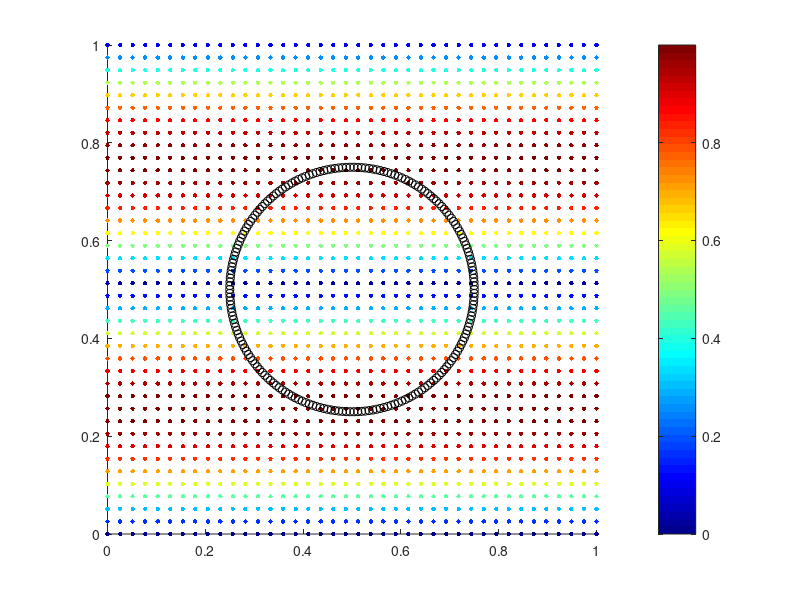

This chart was generated by the following MATLAB code: (Note: this script raises an error after producing the figure.)
%initialize.m
%% Initialize Parameters and special indices

L=1.0 % Box size
N=64 % Number of grid cells
h=L/N % Grid spacing
ip=[(2:N),1] % Grid index shifted left
im=[N,(1:(N-1))] % Grid index shifted right
Nb=ceil(pi*(L/2)/(h/2)) % Number of IB points
dtheta=2*pi/Nb % IB point spacing
kp=[(2:Nb),1] % IB index shifted left
km=[Nb,(1:(Nb-1))] % IB index shifted right
K=1 % Elastic stiffness
rho=1 % Fluid density
mu=0.01 % viscosity
tmax=10 % Run until time
dt=0.01 % Time step
clockmax=ceil(tmax/dt)

%% Initialize the visualization options
viz_option = "lagrangian particles"; % all options: "vorticity", "lagrangian particles"

%% Initialize boundary and velocity
f0=1e-3;
k=0:(Nb-1);
theta = k'*dtheta;
X = (L/2) + (L/4)*[cos(theta), sin(theta)];

u=zeros(N,N,2);
j1=0:(N-1); % Initialize fluid velocity as (0,sin(2*pi*x/L))
x=j1'*h;
u(j1+1,:,2)=sin(2*pi*x/L)*ones(1,N);

%% Initialize animation
switch viz_option
    case 'vorticity'
        vorticity=(u(ip,:,2)-u(im,:,2)-u(:,ip,1)+u(:,im,1))/(2*h);
        dvorticity=(max(max(vorticity))-min(min(vorticity)))/5;
        values= (-10*dvorticity):dvorticity:(10*dvorticity); % Get vorticity contours
        valminmax=[min(values),max(values)];
        xgrid=zeros(N,N);
        ygrid=zeros(N,N);
        for j=0:(N-1)
          xgrid(j+1,:)=j*h;
          ygrid(:,j+1)=j*h;
        end
        contour(xgrid,ygrid,vorticity,values)
        caxis(valminmax)

        set(gcf,'double','on')
        contour(xgrid,ygrid,vorticity,values)
        hold on
        plot(X(:,1),X(:,2),'ko')
        axis([0,L,0,L])
        caxis(valminmax)
        axis equal
        axis manual
        drawnow
        hold off
    case "lagrangian particles"
        % visualize by Lagrangian Particle Tracking
        np=40;
        [particles_x, particles_y] = meshgrid(linspace(0,L,np),linspace(0,L,np));
        particles = [particles_x(:), particles_y(:)];
        [X_grid, Y_grid] = meshgrid(linspace(0, L, N), linspace(0, L, N));
        particles_vel_x = interp2(X_grid, Y_grid, u(:,:,1), particles(:,1), particles(:,2), 'linear', 0);
        particles_vel_y = interp2(X_grid, Y_grid, u(:,:,2), particles(:,1), particles(:,2), 'linear', 0);
        particles_vel2 = [particles_vel_x, particles_vel_y];
        speed = sqrt(particles_vel2(:,1).^2 + particles_vel2(:,2).^2);
        max(speed)
        speed_min = 0; speed_max = 1;
        avg_speed = mean(speed);
        
        scatter(particles(:,1), particles(:,2), 10, speed, 'filled', 'MarkerEdgeColor', 'none') 
        hold on
        plot(X(:,1),X(:,2),'ko')
        axis([0 L 0 L])
        axis square;
        axis manual
        
        colormap(jet)
        colorbar
        clim([speed_min speed_max])
        title(sprintf('Time = %.2f, Avg Speed = %.4f', clock * dt, avg_speed))
        drawnow
        hold off
    otherwise
        error('Invalid visualization mode.');
end
